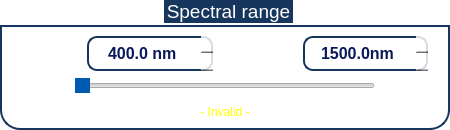
                      <widget class="QGroupBox" name="Spectral_range_3">
                       <property name="sizePolicy">
                        <sizepolicy hsizetype="Preferred" vsizetype="Fixed">
                         <horstretch>0</horstretch>
                         <verstretch>0</verstretch>
                        </sizepolicy>
                       </property>
                       <property name="minimumSize">
                        <size>
                         <width>450</width>
                         <height>130</height>
                        </size>
                       </property>
                       <property name="maximumSize">
                        <size>
                         <width>500</width>
                         <height>130</height>
                        </size>
                       </property>
                       <property name="font">
                        <font>
                         <family>Ubuntu</family>
                         <pointsize>14</pointsize>
                         <weight>50</weight>
                         <italic>false</italic>
                         <bold>false</bold>
                        </font>
                       </property>
                       <property name="styleSheet">
                        <string notr="true">
QGroupBox  {
	font: 14pt &quot;Ubuntu&quot;;
	background-color: rgba(255, 255, 255,70);
    border: 2px solid;
    border-color: #FF17365D;
    margin-top: 25px;
	margin-bottom: 0px;
    border-bottom-left-radius: 20px;
	border-bottom-right-radius: 20px;
}

QGroupBox::title  {
    subcontrol-origin: margin;
    subcontrol-position: top center;
    padding: 5px 8000px 5px 8000px;
    background-color: #FF17365D;
    color: rgb(255, 255, 255);
}
</string>
                       </property>
                       <property name="title">
                        <string>Spectral range</string>
                       </property>
                       <property name="alignment">
                        <set>Qt::AlignLeading|Qt::AlignLeft|Qt::AlignTop</set>
                       </property>
                       <property name="checked">
                        <bool>false</bool>
                       </property>
                       <layout class="QVBoxLayout" name="verticalLayout_34">
                        <property name="spacing">
                         <number>0</number>
                        </property>
                        <property name="leftMargin">
                         <number>0</number>
                        </property>
                        <property name="topMargin">
                         <number>7</number>
                        </property>
                        <property name="rightMargin">
                         <number>0</number>
                        </property>
                        <property name="bottomMargin">
                         <number>0</number>
                        </property>
                        <item>
                         <layout class="QHBoxLayout" name="horizontalLayout_50">
                          <property name="spacing">
                           <number>5</number>
                          </property>
                          <item>
                           <spacer name="horizontalSpacer_90">
                            <property name="orientation">
                             <enum>Qt::Horizontal</enum>
                            </property>
                            <property name="sizeType">
                             <enum>QSizePolicy::Fixed</enum>
                            </property>
                            <property name="sizeHint" stdset="0">
                             <size>
                              <width>20</width>
                              <height>20</height>
                             </size>
                            </property>
                           </spacer>
                          </item>
                          <item>
                           <widget class="QLabel" name="label_33">
                            <property name="minimumSize">
                             <size>
                              <width>50</width>
                              <height>0</height>
                             </size>
                            </property>
                            <property name="maximumSize">
                             <size>
                              <width>60</width>
                              <height>25</height>
                             </size>
                            </property>
                            <property name="font">
                             <font>
                              <family>Ubuntu</family>
                              <pointsize>14</pointsize>
                              <weight>50</weight>
                              <italic>false</italic>
                              <bold>false</bold>
                             </font>
                            </property>
                            <property name="layoutDirection">
                             <enum>Qt::RightToLeft</enum>
                            </property>
                            <property name="styleSheet">
                             <string notr="true">font: 14pt &quot;Ubuntu&quot;;
</string>
                            </property>
                            <property name="text">
                             <string>&lt;html&gt;&lt;head/&gt;&lt;body&gt;&lt;p&gt;&lt;span style=&quot; color:#ffffff;&quot;&gt;Initial:&lt;/span&gt;&lt;/p&gt;&lt;/body&gt;&lt;/html&gt;</string>
                            </property>
                            <property name="alignment">
                             <set>Qt::AlignRight|Qt::AlignTrailing|Qt::AlignVCenter</set>
                            </property>
                           </widget>
                          </item>
                          <item>
                           <widget class="QDoubleSpinBox" name="a1_4">
                            <property name="sizePolicy">
                             <sizepolicy hsizetype="Minimum" vsizetype="Fixed">
                              <horstretch>0</horstretch>
                              <verstretch>0</verstretch>
                             </sizepolicy>
                            </property>
                            <property name="minimumSize">
                             <size>
                              <width>120</width>
                              <height>30</height>
                             </size>
                            </property>
                            <property name="maximumSize">
                             <size>
                              <width>130</width>
                              <height>35</height>
                             </size>
                            </property>
                            <property name="font">
                             <font>
                              <family>Ubuntu</family>
                              <pointsize>12</pointsize>
                              <weight>87</weight>
                              <italic>false</italic>
                              <bold>true</bold>
                             </font>
                            </property>
                            <property name="styleSheet">
                             <string notr="true">
QDoubleSpinBox
{
color: rgb(10, 25, 90);
font: 700 12pt &quot;Ubuntu&quot;;
border: 2px solid;
border-color: #FF17365D;
background-color: rgba(255, 255, 255,210);
border-radius:10px;
}

QDoubleSpinBox::up-button
{
    border-left-width: 1px;
    border-left-color: darkgray;
    border-left-style: solid; /* just a single line */
    border-top-right-radius: 3px; /* same radius as the QComboBox */
    border-bottom-right-radius: 3px;
	image: url(:/icons/icons/arrow-up.png);
	width: 25;
}
QDoubleSpinBox::down-button
{
    border-left-width: 1px;
    border-left-color: darkgray;
    border-left-style: solid; /* just a single line */
    border-top-right-radius: 3px; /* same radius as the QComboBox */
    border-bottom-right-radius: 3px;
	image: url(:/icons/icons/arrow-down.png);
	width: 25;
}</string>
                            </property>
                            <property name="wrapping">
                             <bool>true</bool>
                            </property>
                            <property name="frame">
                             <bool>false</bool>
                            </property>
                            <property name="alignment">
                             <set>Qt::AlignCenter</set>
                            </property>
                            <property name="buttonSymbols">
                             <enum>QAbstractSpinBox::UpDownArrows</enum>
                            </property>
                            <property name="accelerated">
                             <bool>true</bool>
                            </property>
                            <property name="suffix">
                             <string> nm</string>
                            </property>
                            <property name="decimals">
                             <number>1</number>
                            </property>
                            <property name="minimum">
                             <double>400.000000000000000</double>
                            </property>
                            <property name="maximum">
                             <double>1800.000000000000000</double>
                            </property>
                            <property name="singleStep">
                             <double>0.100000000000000</double>
                            </property>
                           </widget>
                          </item>
                          <item>
                           <spacer name="horizontalSpacer_91">
                            <property name="orientation">
                             <enum>Qt::Horizontal</enum>
                            </property>
                            <property name="sizeType">
                             <enum>QSizePolicy::Fixed</enum>
                            </property>
                            <property name="sizeHint" stdset="0">
                             <size>
                              <width>20</width>
                              <height>20</height>
                             </size>
                            </property>
                           </spacer>
                          </item>
                          <item>
                           <widget class="QLabel" name="label_34">
                            <property name="minimumSize">
                             <size>
                              <width>50</width>
                              <height>0</height>
                             </size>
                            </property>
                            <property name="maximumSize">
                             <size>
                              <width>60</width>
                              <height>25</height>
                             </size>
                            </property>
                            <property name="font">
                             <font>
                              <family>Ubuntu</family>
                              <pointsize>14</pointsize>
                              <weight>50</weight>
                              <italic>false</italic>
                              <bold>false</bold>
                             </font>
                            </property>
                            <property name="layoutDirection">
                             <enum>Qt::RightToLeft</enum>
                            </property>
                            <property name="styleSheet">
                             <string notr="true">font: 14pt &quot;Ubuntu&quot;;</string>
                            </property>
                            <property name="text">
                             <string>&lt;html&gt;&lt;head/&gt;&lt;body&gt;&lt;p&gt;&lt;span style=&quot; color:#ffffff;&quot;&gt;Final:&lt;/span&gt;&lt;/p&gt;&lt;/body&gt;&lt;/html&gt;</string>
                            </property>
                            <property name="alignment">
                             <set>Qt::AlignRight|Qt::AlignTrailing|Qt::AlignVCenter</set>
                            </property>
                           </widget>
                          </item>
                          <item>
                           <widget class="QDoubleSpinBox" name="a2_4">
                            <property name="sizePolicy">
                             <sizepolicy hsizetype="Minimum" vsizetype="Fixed">
                              <horstretch>0</horstretch>
                              <verstretch>0</verstretch>
                             </sizepolicy>
                            </property>
                            <property name="minimumSize">
                             <size>
                              <width>120</width>
                              <height>30</height>
                             </size>
                            </property>
                            <property name="maximumSize">
                             <size>
                              <width>130</width>
                              <height>35</height>
                             </size>
                            </property>
                            <property name="font">
                             <font>
                              <family>Ubuntu</family>
                              <pointsize>12</pointsize>
                              <weight>87</weight>
                              <italic>false</italic>
                              <bold>true</bold>
                             </font>
                            </property>
                            <property name="styleSheet">
                             <string notr="true">
QDoubleSpinBox
{
color: rgb(10, 25, 90);
font: 700 12pt &quot;Ubuntu&quot;;
border: 2px solid;
border-color: #FF17365D;
background-color: rgba(255, 255, 255,210);
border-radius:10px;
}

QDoubleSpinBox::up-button
{
    border-left-width: 1px;
    border-left-color: darkgray;
    border-left-style: solid; /* just a single line */
    border-top-right-radius: 3px; /* same radius as the QComboBox */
    border-bottom-right-radius: 3px;
	image: url(:/icons/icons/arrow-up.png);
	width: 25;
}
QDoubleSpinBox::down-button
{
    border-left-width: 1px;
    border-left-color: darkgray;
    border-left-style: solid; /* just a single line */
    border-top-right-radius: 3px; /* same radius as the QComboBox */
    border-bottom-right-radius: 3px;
	image: url(:/icons/icons/arrow-down.png);
	width: 25;
}</string>
                            </property>
                            <property name="wrapping">
                             <bool>true</bool>
                            </property>
                            <property name="frame">
                             <bool>false</bool>
                            </property>
                            <property name="alignment">
                             <set>Qt::AlignCenter</set>
                            </property>
                            <property name="buttonSymbols">
                             <enum>QAbstractSpinBox::UpDownArrows</enum>
                            </property>
                            <property name="accelerated">
                             <bool>true</bool>
                            </property>
                            <property name="suffix">
                             <string>nm</string>
                            </property>
                            <property name="decimals">
                             <number>1</number>
                            </property>
                            <property name="minimum">
                             <double>401.000000000000000</double>
                            </property>
                            <property name="maximum">
                             <double>1800.000000000000000</double>
                            </property>
                            <property name="singleStep">
                             <double>0.100000000000000</double>
                            </property>
                            <property name="value">
                             <double>1500.000000000000000</double>
                            </property>
                           </widget>
                          </item>
                          <item>
                           <spacer name="horizontalSpacer_92">
                            <property name="orientation">
                             <enum>Qt::Horizontal</enum>
                            </property>
                            <property name="sizeType">
                             <enum>QSizePolicy::Fixed</enum>
                            </property>
                            <property name="sizeHint" stdset="0">
                             <size>
                              <width>20</width>
                              <height>20</height>
                             </size>
                            </property>
                           </spacer>
                          </item>
                         </layout>
                        </item>
                        <item>
                         <layout class="QHBoxLayout" name="horizontalLayout_51">
                          <property name="spacing">
                           <number>0</number>
                          </property>
                          <item>
                           <spacer name="horizontalSpacer_93">
                            <property name="orientation">
                             <enum>Qt::Horizontal</enum>
                            </property>
                            <property name="sizeType">
                             <enum>QSizePolicy::Expanding</enum>
                            </property>
                            <property name="sizeHint" stdset="0">
                             <size>
                              <width>40</width>
                              <height>5</height>
                             </size>
                            </property>
                           </spacer>
                          </item>
                          <item>
                           <widget class="QSlider" name="wavw_slider_2">
                            <property name="minimumSize">
                             <size>
                              <width>300</width>
                              <height>25</height>
                             </size>
                            </property>
                            <property name="maximumSize">
                             <size>
                              <width>16777215</width>
                              <height>25</height>
                             </size>
                            </property>
                            <property name="styleSheet">
                             <string notr="true">
QSlider::handle:horizontal {
	background-color: rgb(0,90,180);
    width:64px;
    height:64px;
}

</string>
                            </property>
                            <property name="minimum">
                             <number>40</number>
                            </property>
                            <property name="maximum">
                             <number>150</number>
                            </property>
                            <property name="orientation">
                             <enum>Qt::Horizontal</enum>
                            </property>
                           </widget>
                          </item>
                          <item>
                           <spacer name="horizontalSpacer_94">
                            <property name="orientation">
                             <enum>Qt::Horizontal</enum>
                            </property>
                            <property name="sizeType">
                             <enum>QSizePolicy::Expanding</enum>
                            </property>
                            <property name="sizeHint" stdset="0">
                             <size>
                              <width>40</width>
                              <height>5</height>
                             </size>
                            </property>
                           </spacer>
                          </item>
                         </layout>
                        </item>
                        <item>
                         <widget class="QLabel" name="label_35">
                          <property name="maximumSize">
                           <size>
                            <width>16777215</width>
                            <height>25</height>
                           </size>
                          </property>
                          <property name="styleSheet">
                           <string notr="true">font: 14pt &quot;Ubuntu&quot;;
</string>
                          </property>
                          <property name="text">
                           <string>&lt;html&gt;&lt;head/&gt;&lt;body&gt;&lt;p&gt;&lt;span style=&quot; color:#ffff00;&quot;&gt;- Invalid -&lt;/span&gt;&lt;/p&gt;&lt;/body&gt;&lt;/html&gt;</string>
                          </property>
                          <property name="alignment">
                           <set>Qt::AlignCenter</set>
                          </property>
                         </widget>
                        </item>
                       </layout>
                      </widget>
